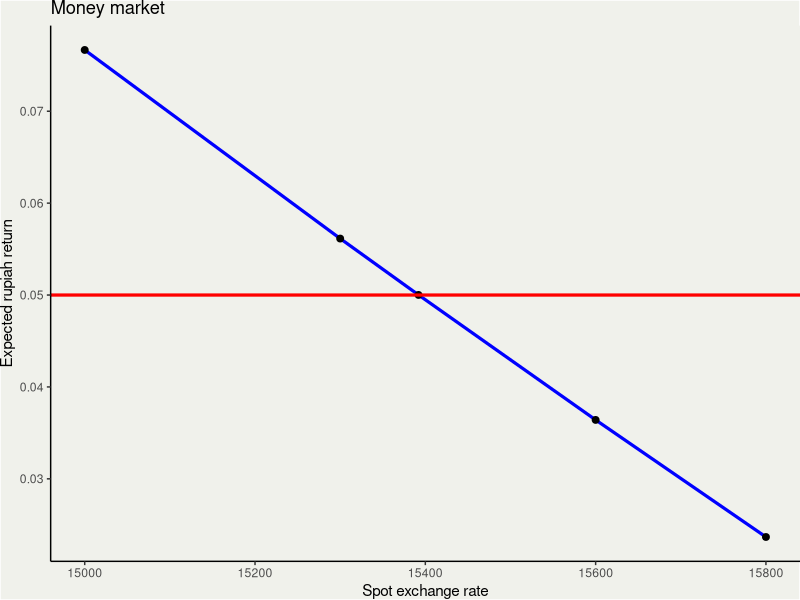
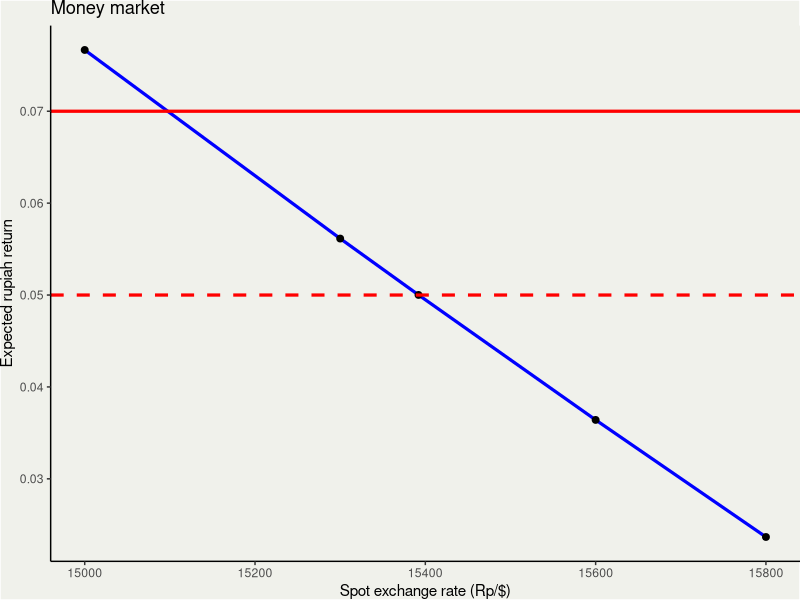
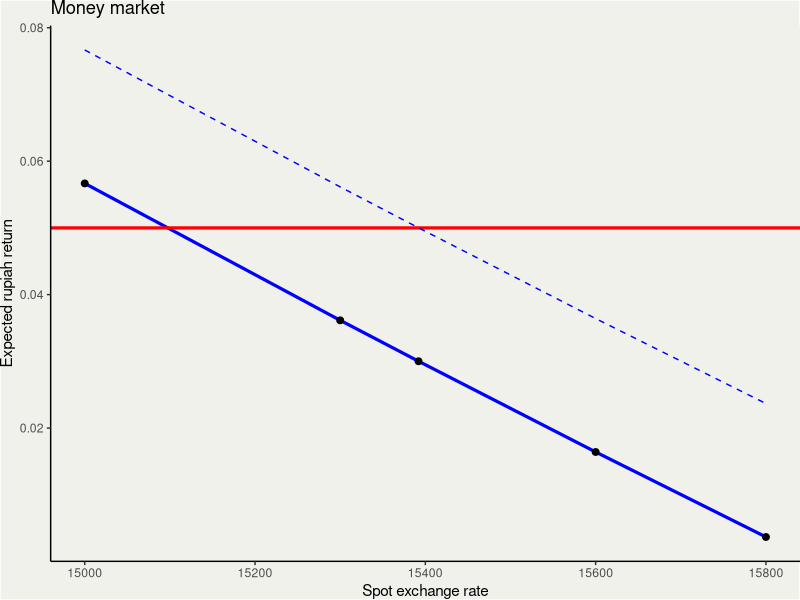
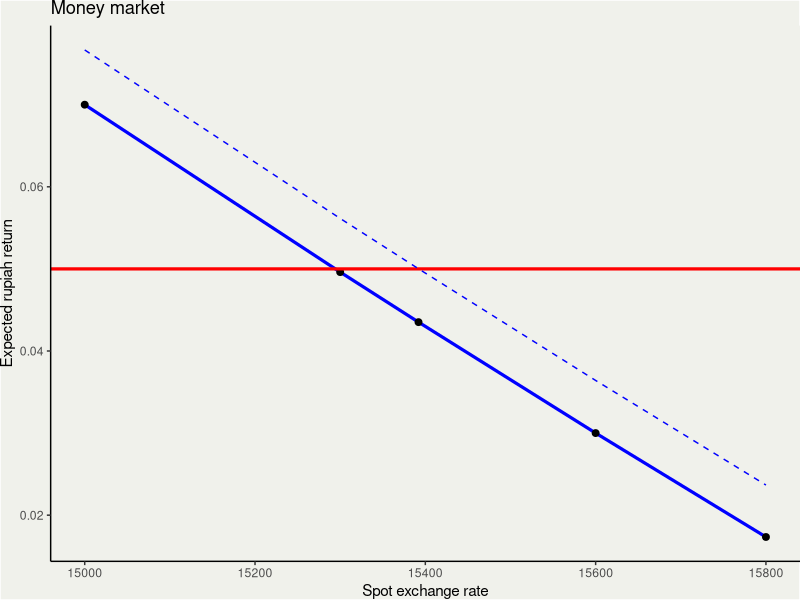
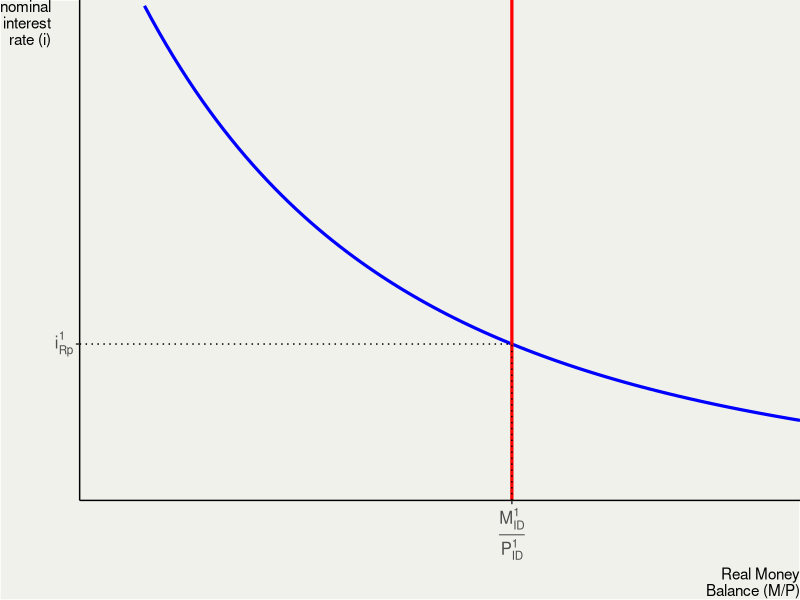
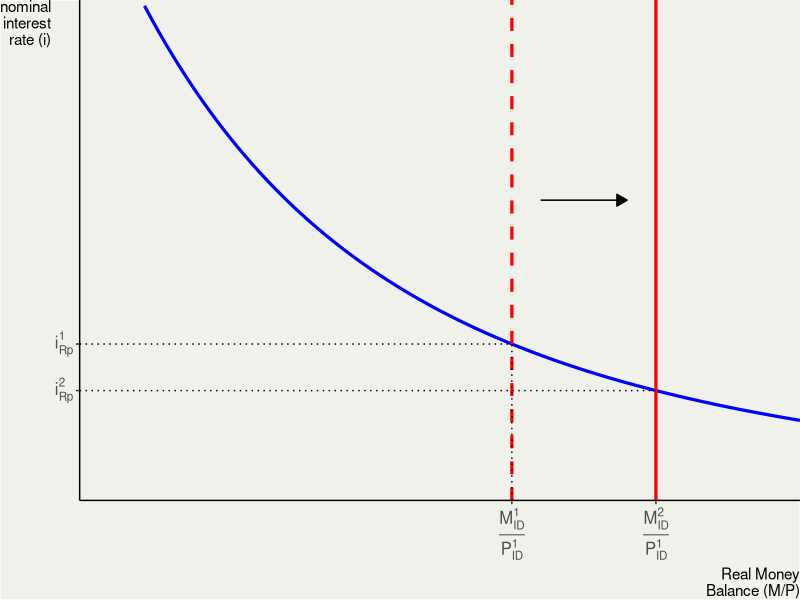
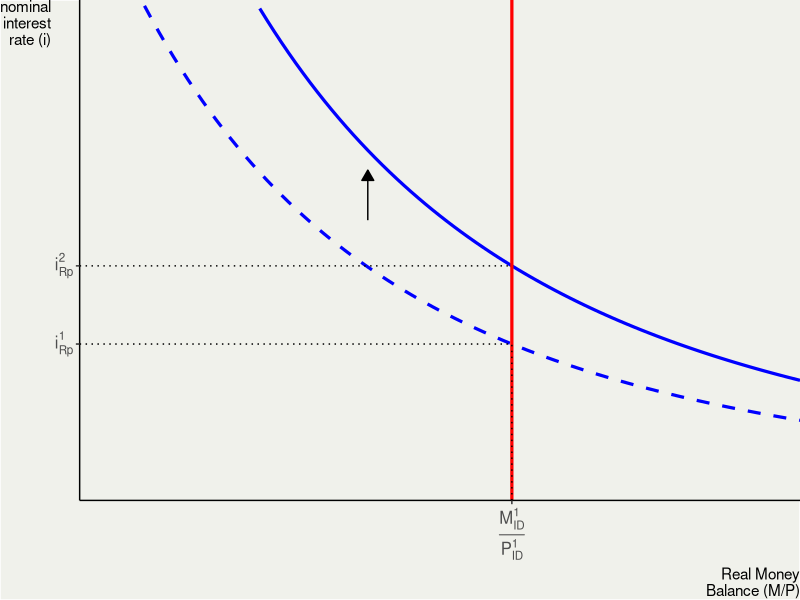

Here is the R script that generated these plots, in order:
## ---- chunk 1
library(tidyverse)
library(kableExtra)
graph<-function(dataset, ...) {
  dataset |>
  ggplot(aes(...))+
  theme_classic() +
  theme(panel.background = element_rect(fill = "#f0f1eb",
                                        colour = "#f0f1eb"),
        plot.margin = margin(0,0,0,0),
        plot.background = element_rect(fill = "#f0f1eb"),
        legend.key = element_rect(fill = "#f0f1eb",linetype = "blank"),
        legend.background = element_rect(fill="#f0f1eb"))
}
graph3<-theme_classic() +
  theme(panel.background = element_rect(fill = "#f0f1eb",
                                        colour = "#f0f1eb"),
        plot.margin = margin(0,0,0,0),
        plot.background = element_rect(fill = "#f0f1eb"),
        axis.text=element_text(size=12),
        axis.title.x = element_text(hjust=1),
        axis.title.y = element_text(angle=0,hjust=1,vjust=1),
        legend.key = element_rect(fill = "#f0f1eb",linetype = "blank"),
        legend.background = element_rect(fill="#f0f1eb"))
graph2<-theme_classic() +
  theme(panel.background = element_rect(fill = "#f0f1eb",
                                        colour = "#f0f1eb"),
        plot.margin = margin(0,0,0,0),
        plot.background = element_rect(fill = "#f0f1eb"),
        legend.key = element_rect(fill = "#f0f1eb",linetype = "blank"),
        legend.background = element_rect(fill="#f0f1eb"),
        axis.title.x = element_text(hjust=1),
        axis.title.y = element_text(angle=0,hjust=1,vjust=1),
        panel.grid=element_blank(),
        axis.text.x=element_blank(),
        axis.text.y=element_blank(),
        axis.ticks.x=element_blank(),
        axis.ticks.y=element_blank(),
        legend.position=c(1,1),
        legend.justification = c(1,1),
        legend.spacing=unit(0,"cm"),
        legend.margin=margin(0,0,0,0))
## ---- chunk 2

dat<-tibble(
  iRp=rep(0.05,5),
  iD=rep(0.03,5),
  spot=c(15000,15300,15392,15600,15800),
  e=rep(15700,5)
  
)

dat$ee<-(dat$e-dat$spot)/dat$spot
dat$fore<-dat$ee+dat$iD

kbl(dat)|>
  kable_styling("striped", full_width = F,position = "center")|>
  row_spec(3, bold = T, color = "white", background = "blue")
## ---- chunk 3
graph(dat)+geom_line(aes(x=spot,y=fore),color="blue",linewidth=1.1)+
  geom_point(aes(x=spot,y=fore),size=2)+
  geom_hline(yintercept = 0.05,color="red",linewidth=1.1)+
  labs(title="Money market",
       x="Spot exchange rate",
       y="Expected rupiah return")
## ---- chunk 4
#| fig-width: 5
#| fig-height: 4

graph(dat)+geom_line(aes(x=spot,y=fore),color="blue",linewidth=1.1)+
  geom_point(aes(x=spot,y=fore),size=2)+
  geom_hline(yintercept = 0.05,color="red",linewidth=1.1,linetype="dashed")+
  geom_hline(yintercept = 0.07,color="red",linewidth=1.1)+
  labs(title="Money market",
       x="Spot exchange rate (Rp/$)",
       y="Expected rupiah return")
## ---- chunk 5
#| fig-width: 5
#| fig-height: 4

dat$iDD<-rep(0.01,5)
dat$e2<-rep(15600,5)

dat$ee3<-(dat$e2-dat$spot)/dat$spot
dat$fore2<-dat$ee+dat$iDD
dat$fore3<-dat$ee3+dat$iD

graph(dat)+geom_line(aes(x=spot,y=fore2),color="blue",linewidth=1.1)+
  geom_point(aes(x=spot,y=fore2),size=2)+
  geom_hline(yintercept = 0.05,color="red",linewidth=1.1)+
  geom_line(aes(x=spot,y=fore),color="blue",linetype="dashed")+
  labs(title="Money market",
       x="Spot exchange rate",
       y="Expected rupiah return")
## ---- chunk 6
#| fig-width: 5
#| fig-height: 4
dat$iDD<-rep(0.01,5)
dat$e2<-rep(15600,5)

graph(dat)+geom_line(aes(x=spot,y=fore3),color="blue",linewidth=1.1)+
  geom_point(aes(x=spot,y=fore3),size=2)+
  geom_hline(yintercept = 0.05,color="red",linewidth=1.1)+
  geom_line(aes(x=spot,y=fore),color="blue",linetype="dashed")+
  labs(title="Money market",
       x="Spot exchange rate",
       y="Expected rupiah return")
## ---- chunk 7
#| fig-width: 5
#| fig-height: 4
x=40
y=15.625
demand<-function(q) (q/100)^(-3)
ggplot()+stat_function(fun=demand,linewidth=1.1,color="blue")+
  scale_x_continuous(limits=c(25,50),breaks = 40, expand = c(0,0),
                     labels = expression(frac(M[ID]^1,P[ID]^1))) +
  scale_y_continuous(limits=c(0,50),breaks = 15.625,expand = c(0,0),
                     labels=expression(i[Rp]^1))+
  geom_vline(xintercept=40,color="red",linewidth=1.1)+
  geom_point(x=40,y=15.625)+
  annotate("segment",x=25,y=y,xend=x,yend = y,linetype="dotted")+
  annotate("segment",x=x,y=0,xend=x,yend = y,linetype="dotted")+
  
  labs(x="Real Money\nBalance (M/P)",
       y="nominal\ninterest\nrate (i)")+
  graph3

## ---- chunk 8
#| fig-width: 5
#| fig-height: 4
x=40
y=15.625
demand<-function(q) (q/100)^(-3)
ggplot()+stat_function(fun=demand,linewidth=1.1,color="blue")+
  scale_x_continuous(limits=c(25,50),breaks = c(40,45), expand = c(0,0),
                     labels = c(expression(frac(M[ID]^1,P[ID]^1)),
                     expression(frac(M[ID]^2,P[ID]^1)))) +
  scale_y_continuous(limits=c(0,50),breaks = c(10.97394,15.625),expand = c(0,0),
                     labels=c(expression(i[Rp]^2),expression(i[Rp]^1)))+
  geom_vline(xintercept=40,color="red",linewidth=1.1,linetype='dashed')+
  geom_vline(xintercept=45,color="red",linewidth=1.1)+
  annotate("segment",x=41,y=30,xend=44,yend = 30,
           arrow=arrow(length=unit(0.3,"cm"),type='closed'))+
  geom_point(x=40,y=15.625)+
  annotate("segment",x=25,y=y,xend=x,yend = y,linetype="dotted")+
  annotate("segment",x=25,y=10.97394,xend=45,yend = 10.97394,linetype="dotted")+
  annotate("segment",x=x,y=0,xend=x,yend = y,linetype="dotted")+
  
  labs(x="Real Money\nBalance (M/P)",
       y="nominal\ninterest\nrate (i)")+
  graph3

## ---- chunk 9
#| fig-width: 4
#| fig-height: 4

x=40
y=15.625
y2=(x/100)^(-3)*1.5
demand<-function(q) (q/100)^(-3)
demand2<-function(q) (q/100)^(-3)*1.5
ggplot()+stat_function(fun=demand,linewidth=1.1,color="blue",linetype='dashed')+
  stat_function(fun=demand2,linewidth=1.1,color="blue")+
  scale_x_continuous(limits=c(25,50),breaks = 40, expand = c(0,0),
                     labels = expression(frac(M[ID]^1,P[ID]^1))) +
  scale_y_continuous(limits=c(0,50),breaks = c(y,y2),expand = c(0,0),
                     labels=c(expression(i[Rp]^1),expression(i[Rp]^2)))+
  geom_vline(xintercept=40,color="red",linewidth=1.1)+
  geom_point(x=40,y=15.625)+
  annotate("segment",x=25,y=y,xend=x,yend = y,linetype="dotted")+
  annotate("segment",x=x,y=0,xend=x,yend = y,linetype="dotted")+
  annotate("segment",x=25,y=y2,xend=x,yend = y2,linetype="dotted")+
  annotate("segment",x=35,y=28,xend=35,yend = 33,
           arrow=arrow(length=unit(0.3,"cm"),type='closed'))+
  labs(x="Real Money\nBalance (M/P)",
       y="nominal\ninterest\nrate (i)")+
  graph3
